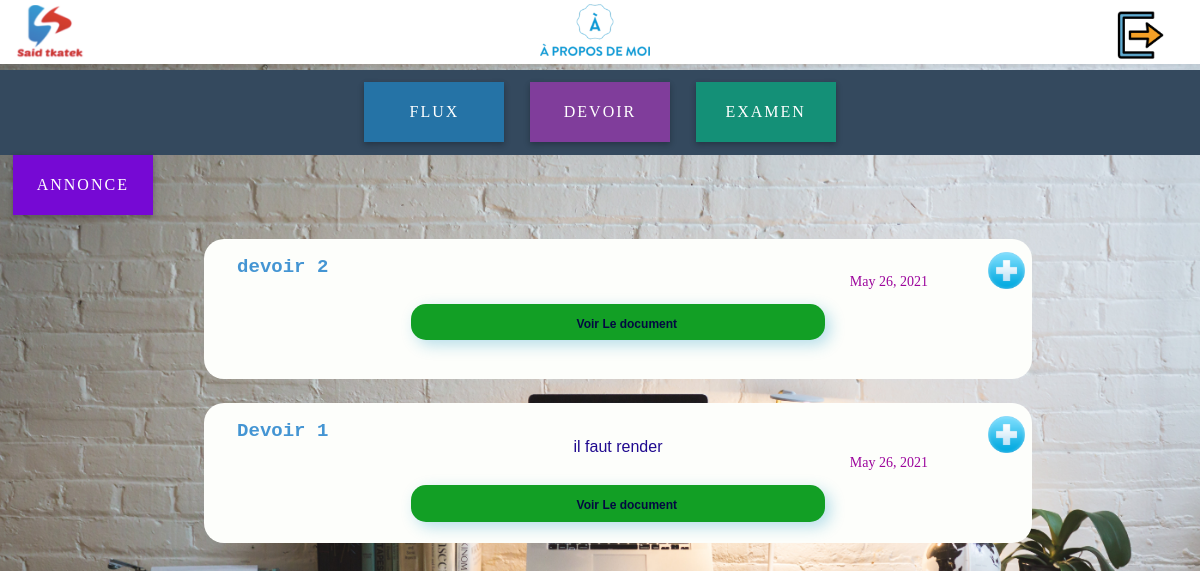
Page /reseaux-ii-2020-2021/devoir (signed in) on the committed database.
### content/models.py (models this page shows, shortened)
class Devoir(models.Model):
    titre=models.CharField(max_length=200,blank=True,null=True)
    dec=models.CharField(max_length=200,blank=True,null=True)
    dt=models.DateField(auto_now=True)
    files=models.FileField(upload_to='Docs')
    cour=models.ForeignKey(Cour, on_delete=models.CASCADE,default=0)

### content/views.py (the view)
# urls.py: path("<slug:slug>/devoir",views.devoir,name='devoir'),
@login_required(login_url='login')
def devoir(request,slug):
	c=Cour.objects.get(slug=slug)
	d=Devoir.objects.all()
	context={
	'cours':c,
	'devoir':d,
	}
	return render(request,'devoir.html',context)

### templates/devoir.html (shortened to what this page needs)
{% extends 'base.html' %}
{% load static %}
{% block content %}
<div class="wrapper">
  <a href="/{{cours.slug}}">	<div class="button _1">
    <span>Flux</span><div class="back"> </div>
	</div></a>
  <a  href="devoir"><div class="button _2">
 	<span>Devoir</span><div class="back"></div>
	</div></a>
	<a href="/{{cours.slug}}/exam"><div class="button _3">
		<span>Examen</span><div class="back"></div>
	</div>
	</div></a>
</div>
<a href="/{{cours.slug}}/annoce"><div class="button _4">
  <span>annonce</span><div class="back"></div>
</div>
</div></a>
{% for d in devoir  reversed %}
{% if d.cour.titre == cours.titre %}
<body class='all'>
<div class='doc' id ="doc">
<h1 class="h">{{d.titre}}</h1>
{% if d.dec %}
<p class='pargraph'>{{d.dec}}</p>
{% endif %}
<p class='par'>{{d.dt}}</p>
<a href="{{d.files.url}}" target="_blank"><div class='sub'>
  <h3 class='voir'>Voir Le document</h3>
</div></a>
<a href="/render/"> <img class="addd" src="{% static 'image/add2.jpg' %}"></a>
</div>
{% endif %}
{% endfor %}
</body>
{% endblock%}

### templates/devoir.html (style rules this page uses)
:root { --height: 100px; --width: 200px; }
.wrapper { padding-top:1%; margin-top:-2.5% ; height: 73px; width: 100%; display: flex; justify-content: center; background: #34495e; }
.button { position: relative; width: calc(0.7 * var(--width)); height: calc(0.6 * var(--height)); display: flex; justify-content: center; align-items: center; cursor: pointer; overflow: hidden; margin: 0 0.8rem; box-shadow: 0 2px 5px rgba(0, 0, 0, 0.2), 0 3px 8px rgba(0, 0, 0, 0.1); transition: all 0.3s cubic-bezier(0, 0.22, 0.3, 1); }
.button:before { content: ''; position: absolute; top: 0; left: 0; right: 0; bottom: 0; background: rgba(0, 0, 0, 0.1); }
.button span { color: #fff; font-size: 1rem; z-index: 10; text-transform: uppercase; letter-spacing: 2px; }
.button._1 { background: #2980b9; }
.button._2 { background: #8e44ad; }
.button._3 { background: #16a085; }
.button._4 { background: #830aec; }
#doc { height: 140px; }
.addd { height: 2.3em; padding-left: 84%; cursor: pointer; position:absolute; top:11px; left: 4.8em; }

### rows in the picture
Devoir: titre "devoir 2"
Devoir: titre "Devoir 1", dt "May 26, 2021"
